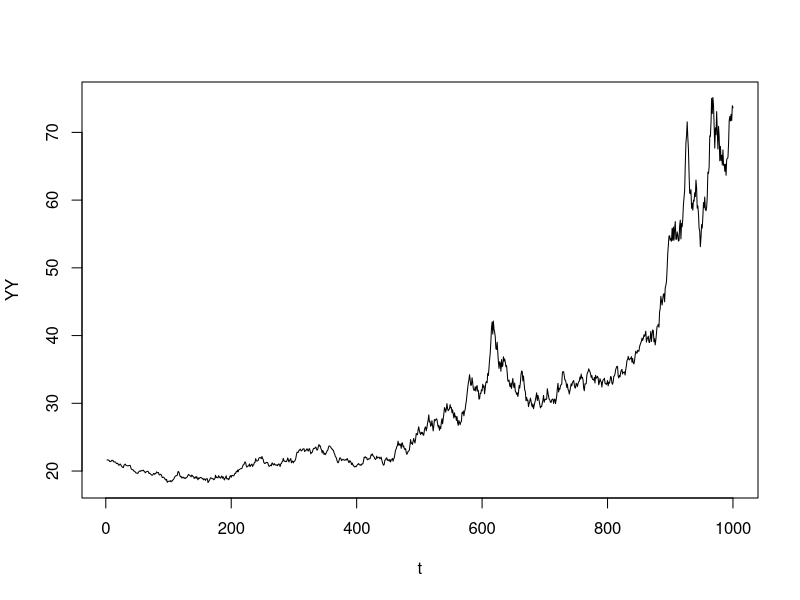

This chart was generated by the following R code:
### toymodel
## chooseCRANmirror(graphics = FALSE)

Time <- 1000
Ni <- 100

gamma <- 1.1 # fraction of reinvested profit
phi <- 0.1 # capital productivity
r <- 0.1 # interest rate
Pbar <- 0.01 # random price drift

A <- matrix(data = 1, ncol = 1, nrow = Ni) # net worth
K <- matrix(data = 1, ncol = 1, nrow = Ni) # capital
B <- matrix(data = 0, ncol = 1, nrow = Ni) # debt
I <- matrix(data = 0, ncol = 1, nrow = Ni) # investment
P <- matrix(data = 0, ncol = 1, nrow = Ni) # price
Y <- matrix(data = 0, ncol = 1, nrow = Ni) # production
Z <- matrix(2 * runif (Ni) + Pbar , ncol = 1, nrow = Ni) # profit
YY <- matrix(data = 0, ncol = 1, nrow = Time) # aggregate prod

## main program
for(t in 2:Time) {
    I <- gamma * Z # investment choice
    K <- K + I # capital accumulation
    Y <- phi * K # production
    B <- K - A # debt
    B[B<0] <- 0 # self-financed firms
    P <- 2 * runif(Ni) + Pbar # stochastic price
    Z <- P * Y - r * K # profit
    A <- A + Z # net worth
    Z[A<0] <- 0 # entry condition
    K[A<0] <- 1 # entry condition
    A[A<0] <- 1 # entry-exit process
    YY[t] <- sum(Y) # aggr prod
}

plot(2:Time,
     YY[2:Time, 1],
     type = 'l',
     ylim = range(YY[2:Time]),
     col = 1,
     ylab = 'YY',
     xlab = 't')
